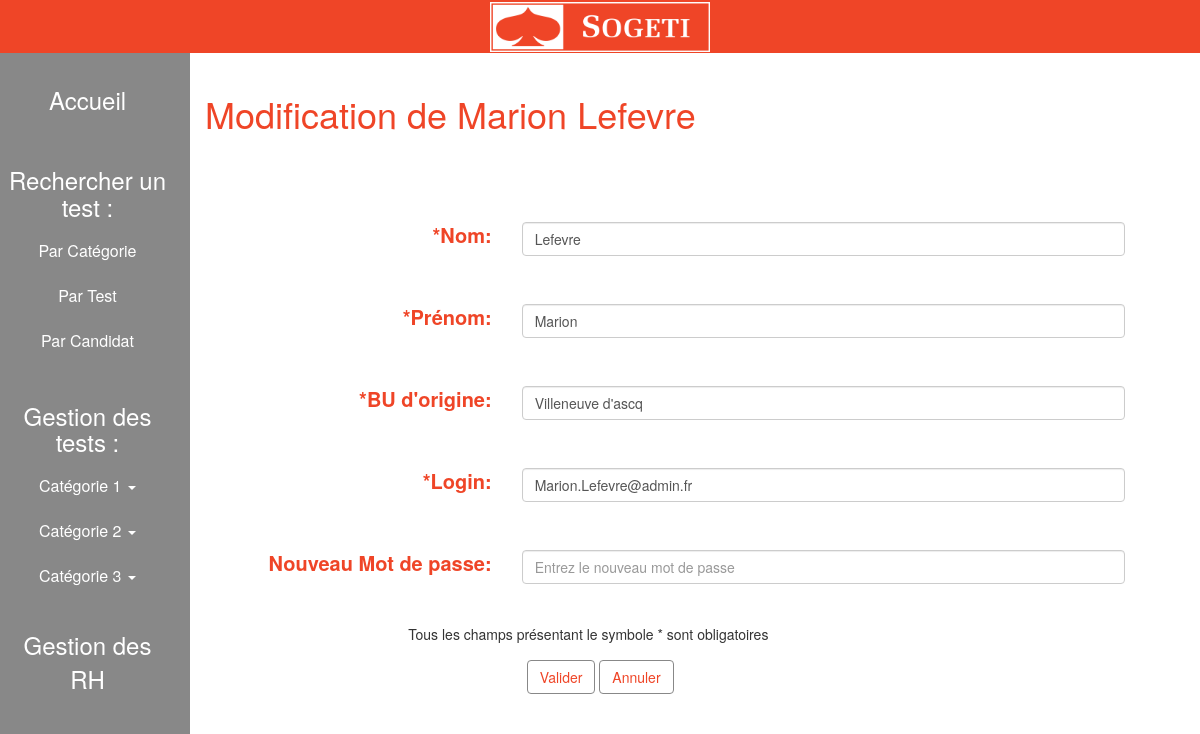
The app's page /index.php?page=MRH&id=2 (signed in) with its own data.
### tables this page shows
CREATE TABLE IF NOT EXISTS `user` (
  `id` int(10) NOT NULL AUTO_INCREMENT,
  `Login` varchar(100) NOT NULL,
  `Password` varchar(100) NOT NULL,
  `Nom` varchar(100) NOT NULL,
  `Prenom` varchar(100) NOT NULL,
  `BU_origine` varchar(100) NOT NULL,
  PRIMARY KEY (`id`),
  UNIQUE KEY `Login` (`Login`)
);

### templates/modif_RH.php (the view, shortened to what this page needs)
<?php
    include("Navbar.php");
    $req = $bdd->prepare('SELECT * FROM user WHERE id= :idRH');
    $req->execute(array('idRH' => $_GET['id']));
    $donnees = $req->fetch();
?>
<div class="container">
    <div class="col-sm-2"></div>
    <div class="col-sm-10">
        <h1>Modification de <?php echo $donnees['Prenom'];?> <?php echo $donnees['Nom']; ?></h1>
        <form class="form-horizontal" role="form" method="post" action="controleur.php" style="
        max-height: 70vh !important;
        overflow: auto;
        overflow-x: hidden;
        ">
            <div class="form-group
            <?php
            if (isset($_GET['nom'])) {
                if ($_GET['nom'] == 'false') {
                    echo ' has-error has-feedback';
                }
            }
            ?>
            ">
                <label class="control-label col-sm-4" for="nom">*Nom:</label>
                <div class="col-sm-8">
                    <input type="text" class="form-control" name="nom" id="nom" value="<?php echo $donnees['Nom'] ?>">
                </div>
            </div>
            <div class="form-group
            <?php
            if (isset($_GET['prenom'])) {
                if ($_GET['prenom'] == 'false') {
                    echo ' has-error has-feedback';
                }
            }
            ?>
            ">
                <label class="control-label col-sm-4" for="prenom">*Prénom:</label>
                <div class="col-sm-8">
                    <input type="text" class="form-control" name="prenom" id="prenom" value="<?php echo $donnees['Prenom'] ?>">
                </div>
            </div>
            <div class="form-group
            <?php
            if (isset($_GET['BU'])) {
                if ($_GET['BU'] == 'false') {
                    echo ' has-error has-feedback';
                }
            }
            ?>
            ">
                <label class="control-label col-sm-4" for="bu">*BU d'origine:</label>
                <div class="col-sm-8">
                    <input type="text" class="form-control" name="BU" id="bu" value="<?php echo $donnees['BU_origine'] ?>">
                </div>
            </div>
            <div class="form-group
            <?php
            if (isset($_GET['login'])) {
                if ($_GET['login'] == 'false') {
                    echo ' has-error has-feedback';
                }
            }
            ?>
            ">
                <label class="control-label col-sm-4" for="email">*Login:</label>
                <div class="col-sm-8">
                    <input type="email" class="form-control" name="login" id="email" value="<?php echo $donnees['Login'] ?>">
                </div>
            </div>
            <div class="form-group">
                <label class="control-label col-sm-4" for="pwd">Nouveau Mot de passe:</label>
                <div class="col-sm-8">
                    <input type="password" class="form-control" name="pwd" id="pwd" placeholder="Entrez le nouveau mot de passe">
                </div>
            </div>
            <div class="col-sm-10 HELP">Tous les champs présentant le symbole * sont obligatoires</div>
            <div class="form-actions">
                <div class="col-sm-4"></div>
                <div class="col-sm-8">
                    <button type="submit" class="btn btn-default" style="color: #ef4527; border: 1px #888888 solid;" name="action" value="modifRH">Valider</button>
                    <a href="index.php?page=LRH"><button type="button" class="btn" style="color: #ef4527; background-color: white; border: 1px #888888 solid;"> Annuler </button></a>
                </div>
            </div>
        </form>
    </div>
</div>

### templates/Entete.php (style rules this page uses)
body, html, .row.content { height:100%; overflow: hidden; }

### templates/modif_RH.php (style rules this page uses)
h1 { color: #ef4527; margin-top: 5vh; margin-bottom: 10vh; }
input { margin-top: 1vh; color: #888888; }
label { font-size: 2.5vh; color: #ef4527; }
h1 { font-size: 4.5vh; }
.form-group { margin-bottom: 5vh; }
.HELP { margin-bottom: 2vh; text-align: center; }

### records on screen
user: Prenom "Marion", Nom "Lefevre", nom "Lefevre", prenom "Marion", BU "Villeneuve d'ascq", login "Marion.Lefevre@admin.fr"
